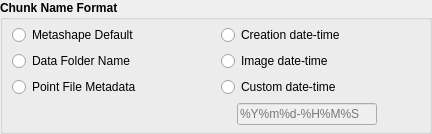
         <widget class="QGroupBox" name="groupBoxChunkName">
          <property name="sizePolicy">
           <sizepolicy hsizetype="Ignored" vsizetype="Preferred">
            <horstretch>0</horstretch>
            <verstretch>0</verstretch>
           </sizepolicy>
          </property>
          <property name="minimumSize">
           <size>
            <width>0</width>
            <height>130</height>
           </size>
          </property>
          <property name="font">
           <font>
            <family>Segoe UI</family>
            <pointsize>9</pointsize>
            <weight>75</weight>
            <bold>true</bold>
           </font>
          </property>
          <property name="title">
           <string notr="true">Chunk Name Format</string>
          </property>
          <widget class="QWidget" name="gridLayoutWidget_2">
           <property name="geometry">
            <rect>
             <x>12</x>
             <y>25</y>
             <width>411</width>
             <height>100</height>
            </rect>
           </property>
           <layout class="QGridLayout" name="gridLayout_2">
            <item row="1" column="1">
             <widget class="QRadioButton" name="radioButton_5">
              <property name="sizePolicy">
               <sizepolicy hsizetype="Expanding" vsizetype="Fixed">
                <horstretch>0</horstretch>
                <verstretch>0</verstretch>
               </sizepolicy>
              </property>
              <property name="font">
               <font>
                <family>Segoe UI</family>
                <pointsize>9</pointsize>
                <weight>50</weight>
                <bold>false</bold>
               </font>
              </property>
              <property name="cursor">
               <cursorShape>PointingHandCursor</cursorShape>
              </property>
              <property name="toolTip">
               <string notr="true">&lt;html&gt;&lt;head/&gt;&lt;body&gt;&lt;p&gt;Use date and time found in first image file that is imported from work folder.&lt;/p&gt;&lt;/body&gt;&lt;/html&gt;</string>
              </property>
              <property name="text">
               <string notr="true">Image date-time</string>
              </property>
             </widget>
            </item>
            <item row="2" column="0">
             <widget class="QRadioButton" name="radioButton_3">
              <property name="sizePolicy">
               <sizepolicy hsizetype="Expanding" vsizetype="Fixed">
                <horstretch>0</horstretch>
                <verstretch>0</verstretch>
               </sizepolicy>
              </property>
              <property name="font">
               <font>
                <family>Segoe UI</family>
                <pointsize>9</pointsize>
                <weight>50</weight>
                <bold>false</bold>
               </font>
              </property>
              <property name="cursor">
               <cursorShape>PointingHandCursor</cursorShape>
              </property>
              <property name="toolTip">
               <string notr="true">&lt;html&gt;&lt;head/&gt;&lt;body&gt;&lt;p&gt;Use metadata string from point file that must be located in imported data folder, and must also have the same name as data folder..&lt;/p&gt;&lt;p&gt;&lt;span style=&quot; font-weight:600;&quot;&gt;Info:&lt;/span&gt; String must be in metadata format at the beginnig of point file, as described in help.&lt;/p&gt;&lt;/body&gt;&lt;/html&gt;</string>
              </property>
              <property name="text">
               <string notr="true">Point File Metadata</string>
              </property>
             </widget>
            </item>
            <item row="2" column="1">
             <widget class="QRadioButton" name="radioButton_6">
              <property name="sizePolicy">
               <sizepolicy hsizetype="Expanding" vsizetype="Fixed">
                <horstretch>0</horstretch>
                <verstretch>0</verstretch>
               </sizepolicy>
              </property>
              <property name="font">
               <font>
                <family>Segoe UI</family>
                <pointsize>9</pointsize>
                <weight>50</weight>
                <bold>false</bold>
               </font>
              </property>
              <property name="cursor">
               <cursorShape>PointingHandCursor</cursorShape>
              </property>
              <property name="toolTip">
               <string notr="true">&lt;html&gt;&lt;head/&gt;&lt;body&gt;&lt;p&gt;Use date and time at which chunk is created in custom provided format.&lt;/p&gt;&lt;/body&gt;&lt;/html&gt;</string>
              </property>
              <property name="text">
               <string notr="true">Custom date-time</string>
              </property>
             </widget>
            </item>
            <item row="1" column="0">
             <widget class="QRadioButton" name="radioButton_2">
              <property name="sizePolicy">
               <sizepolicy hsizetype="Expanding" vsizetype="Fixed">
                <horstretch>0</horstretch>
                <verstretch>0</verstretch>
               </sizepolicy>
              </property>
              <property name="font">
               <font>
                <family>Segoe UI</family>
                <pointsize>9</pointsize>
                <weight>50</weight>
                <bold>false</bold>
               </font>
              </property>
              <property name="cursor">
               <cursorShape>PointingHandCursor</cursorShape>
              </property>
              <property name="toolTip">
               <string notr="true">&lt;html&gt;&lt;head/&gt;&lt;body&gt;&lt;p&gt;Uses the name of folder from which data is beeing imported from.&lt;/p&gt;&lt;p&gt;* Recommended naming format.&lt;/p&gt;&lt;/body&gt;&lt;/html&gt;</string>
              </property>
              <property name="text">
               <string notr="true">Data Folder Name</string>
              </property>
             </widget>
            </item>
            <item row="0" column="0">
             <widget class="QRadioButton" name="radioButton_1">
              <property name="sizePolicy">
               <sizepolicy hsizetype="Expanding" vsizetype="Fixed">
                <horstretch>0</horstretch>
                <verstretch>0</verstretch>
               </sizepolicy>
              </property>
              <property name="font">
               <font>
                <family>Segoe UI</family>
                <pointsize>9</pointsize>
                <weight>50</weight>
                <bold>false</bold>
               </font>
              </property>
              <property name="cursor">
               <cursorShape>PointingHandCursor</cursorShape>
              </property>
              <property name="toolTip">
               <string notr="true">&lt;html&gt;&lt;head/&gt;&lt;body&gt;&lt;p&gt;Use default naming format provided by Metashape.&lt;/p&gt;&lt;p&gt;Example: Chunk 1, Chunk 2,...&lt;/p&gt;&lt;/body&gt;&lt;/html&gt;</string>
              </property>
              <property name="text">
               <string notr="true">Metashape Default</string>
              </property>
             </widget>
            </item>
            <item row="0" column="1">
             <widget class="QRadioButton" name="radioButton_4">
              <property name="sizePolicy">
               <sizepolicy hsizetype="Expanding" vsizetype="Fixed">
                <horstretch>0</horstretch>
                <verstretch>0</verstretch>
               </sizepolicy>
              </property>
              <property name="font">
               <font>
                <family>Segoe UI</family>
                <pointsize>9</pointsize>
                <weight>50</weight>
                <bold>false</bold>
               </font>
              </property>
              <property name="cursor">
               <cursorShape>PointingHandCursor</cursorShape>
              </property>
              <property name="toolTip">
               <string notr="true">&lt;html&gt;&lt;head/&gt;&lt;body&gt;&lt;p&gt;Use date and time at which chunk is created.&lt;/p&gt;&lt;/body&gt;&lt;/html&gt;</string>
              </property>
              <property name="text">
               <string notr="true">Creation date-time</string>
              </property>
             </widget>
            </item>
            <item row="3" column="0" colspan="2">
             <layout class="QHBoxLayout" name="horizontalLayout_8">
              <item>
               <spacer name="horizontalSpacer_4">
                <property name="orientation">
                 <enum>Qt::Horizontal</enum>
                </property>
                <property name="sizeType">
                 <enum>QSizePolicy::Fixed</enum>
                </property>
                <property name="sizeHint" stdset="0">
                 <size>
                  <width>225</width>
                  <height>0</height>
                 </size>
                </property>
               </spacer>
              </item>
              <item>
               <widget class="QLineEdit" name="lineEdit">
                <property name="enabled">
                 <bool>false</bool>
                </property>
                <property name="sizePolicy">
                 <sizepolicy hsizetype="Expanding" vsizetype="Fixed">
                  <horstretch>0</horstretch>
                  <verstretch>0</verstretch>
                 </sizepolicy>
                </property>
                <property name="minimumSize">
                 <size>
                  <width>140</width>
                  <height>0</height>
                 </size>
                </property>
                <property name="font">
                 <font>
                  <family>Segoe UI</family>
                  <pointsize>9</pointsize>
                  <weight>50</weight>
                  <bold>false</bold>
                 </font>
                </property>
                <property name="toolTip">
                 <string notr="true">&lt;html&gt;&lt;head/&gt;&lt;body&gt;&lt;p&gt;Enter format string in python format.&lt;/p&gt;&lt;p&gt;*For details please check help first.&lt;/p&gt;&lt;/body&gt;&lt;/html&gt;</string>
                </property>
                <property name="placeholderText">
                 <string notr="true">%Y%m%d-%H%M%S</string>
                </property>
               </widget>
              </item>
              <item>
               <spacer name="horizontalSpacer_5">
                <property name="orientation">
                 <enum>Qt::Horizontal</enum>
                </property>
                <property name="sizeType">
                 <enum>QSizePolicy::Expanding</enum>
                </property>
                <property name="sizeHint" stdset="0">
                 <size>
                  <width>20</width>
                  <height>20</height>
                 </size>
                </property>
               </spacer>
              </item>
             </layout>
            </item>
           </layout>
          </widget>
         </widget>
